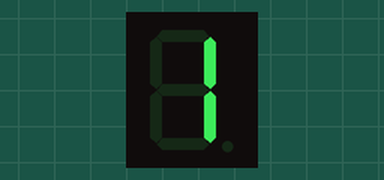
A sketch run on a simulated Arduino Uno, built with avr-gcc and run on an emulated ATmega328P. Shown: 1-digit seven-segment display. Wiring (inferred from the names in the program): 1-digit 7-segment display, segments lit when HIGH: segments pin 12, pin 11, pin 10, pin 9, pin 8, pin 7, pin 6. The segment pins are drawn as the display they are named for.

Above: at 0.1 s.
At 1.1 s:
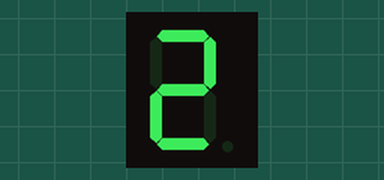
At 2.1 s:
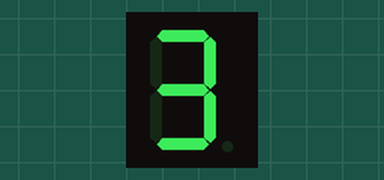

The sketch:

7_segment_display.ino
```cpp
int a=12;
int b=11;
int c=10;
int d=9;
int e=8;
int f=7;
int g=6;
void setup() {
  // put your setup code here, to run once:
  pinMode(a,OUTPUT);
  pinMode(b,OUTPUT);
  pinMode(c,OUTPUT);
  pinMode(d,OUTPUT);
  pinMode(e,OUTPUT);
  pinMode(f,OUTPUT);
  pinMode(g,OUTPUT);
}

void loop() {
  // put your main code here, to run repeatedly:
  digitalWrite(b,HIGH);
  digitalWrite(c,HIGH);
  delay(1000);
  digitalWrite(a,HIGH);
  digitalWrite(c,LOW);
  digitalWrite(d,HIGH);
  digitalWrite(e,HIGH);
  digitalWrite(g,HIGH);
  delay(1000);
  digitalWrite(e,LOW);


}
```

Measured:
- by itself, everything shown: repeats every 2.0 s, in 3 steps
- what the display in image 1 shows lasts 1.0 s, from 1.0 s to 2.0 s
